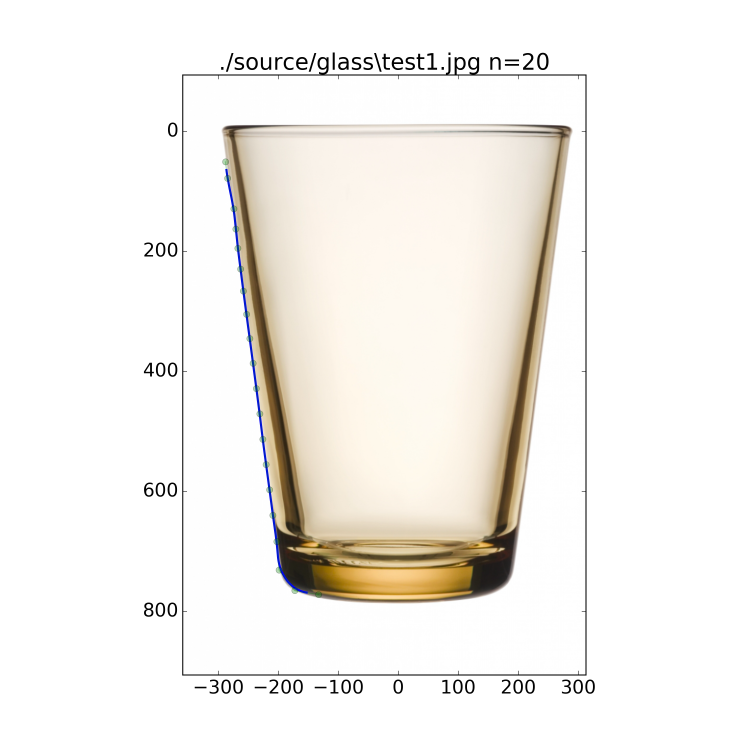
#> input picture results/1-13/glass/n_control_points = 20/im/test1.png, 3000 x 3000 px (shown at 1/4 size)
$ python -i glass.py   (imports and definitions only)   (Python 2 division)   (older library calls are emulated)
#> lines starting #> are read from the running program, lines starting #| are printed output that depends on the picture
#> further down, picture is the input picture: shape (3000, 3000, 3); mean B, G, R 236.7, 241.1, 243.9
"""
Takes in a set of image files of glassware and fits a b-spline regression curve
to the main side curve of the object.

Usage: python glass.py

Author(s): Mark Fuge (fuge@umd.edu)
"""
import numpy as np
import cv2
from uniform_bspline import UniformBSpline
from fit_uniform_bspline import UniformBSplineLeastSquaresOptimiser
from scipy.spatial.distance import cdist
from matplotlib import pyplot as plt
from matplotlib._png import read_png
from matplotlib.offsetbox import TextArea, DrawingArea, OffsetImage, \
     AnnotationBbox
from matplotlib.lines import Line2D
import matplotlib.image as mpimg

import pdb
from mpl_toolkits.mplot3d import Axes3D
from mpl_toolkits.mplot3d import proj3d
from PIL import Image
import os
import glob
import sys
import math
import ConfigParser

from pylab import *

# [28 lines left out: functions iplot, rescale_image, blur_image, threshold_image, not called in this run]

def clean_thresholded_image(im):
    # Now that we have a thresholded image, we need to manipulate it a bit to
    # remove various irregularities in the image (pockets, weird edges, etc.)
    # This is done using Morphology operations. Currently the kernels are hand-
    # tuned. There may be some better way to do this in the future. This section
    # in the code is by far the most brittle, and has the biggest affect on the
    # quality of the results.
    skernel = np.ones((2,2),np.uint8) #small square kernel used for erosion
    # First erode the image a bit
    #erosion = cv2.erode(thresh, skernel,iterations = 1) #refines all edges in the binary image
    # Do a few iterations of opening and closing to smooth things out
    # There must be a better way to do this than how I'm doing it now, but this
    # seemed to be a quick way to get it to work well enough for my purposes
    opening = cv2.morphologyEx(im, cv2.MORPH_OPEN, skernel,iterations=3)
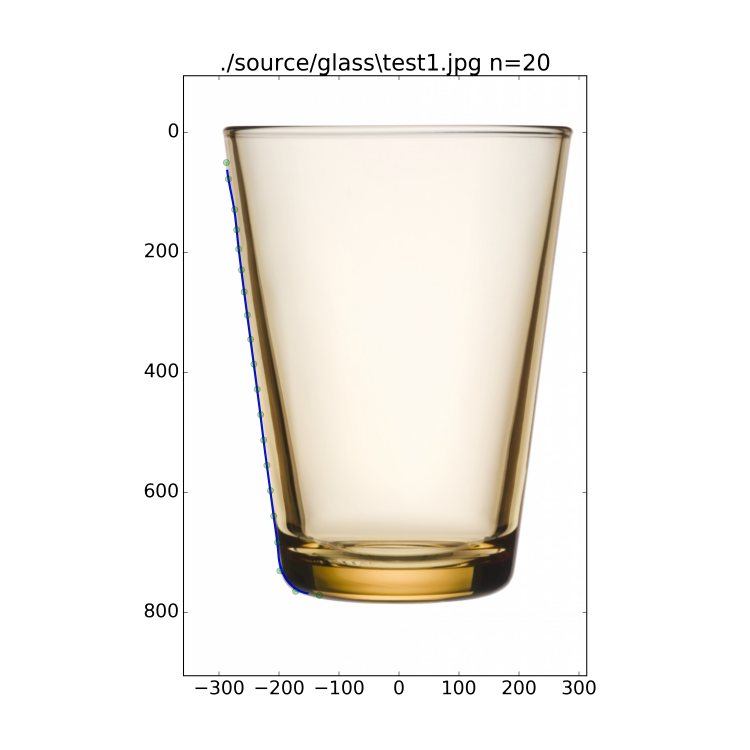
#> opening: shape (3000, 3000, 3) (shown at 1/4 size); mean B, G, R 236.6, 241, 243.9
    closing = cv2.morphologyEx(opening, cv2.MORPH_CLOSE, skernel,iterations=3)
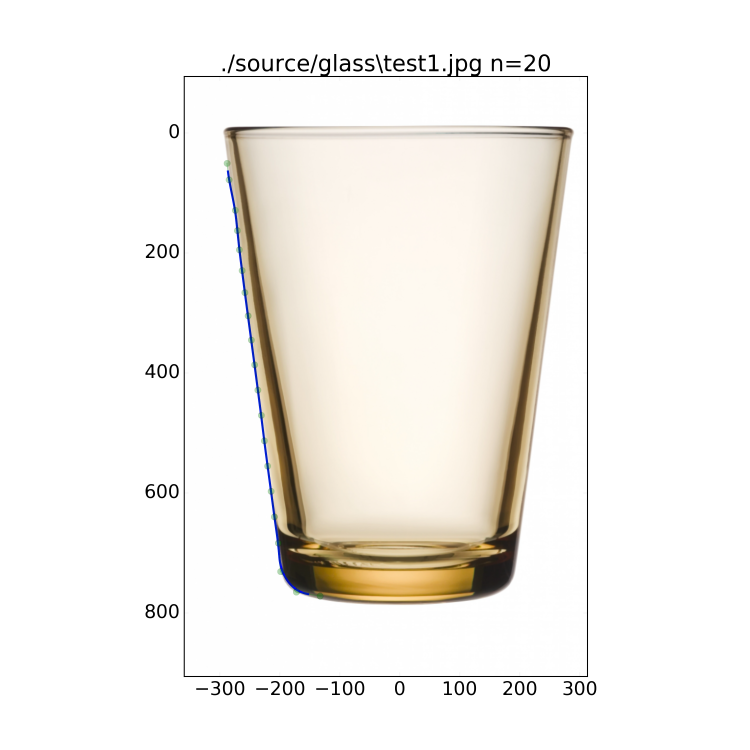
#> closing: shape (3000, 3000, 3) (shown at 1/4 size); mean B, G, R 236.7, 241.1, 243.9
    opening = cv2.morphologyEx(closing, cv2.MORPH_OPEN, skernel,iterations=3)
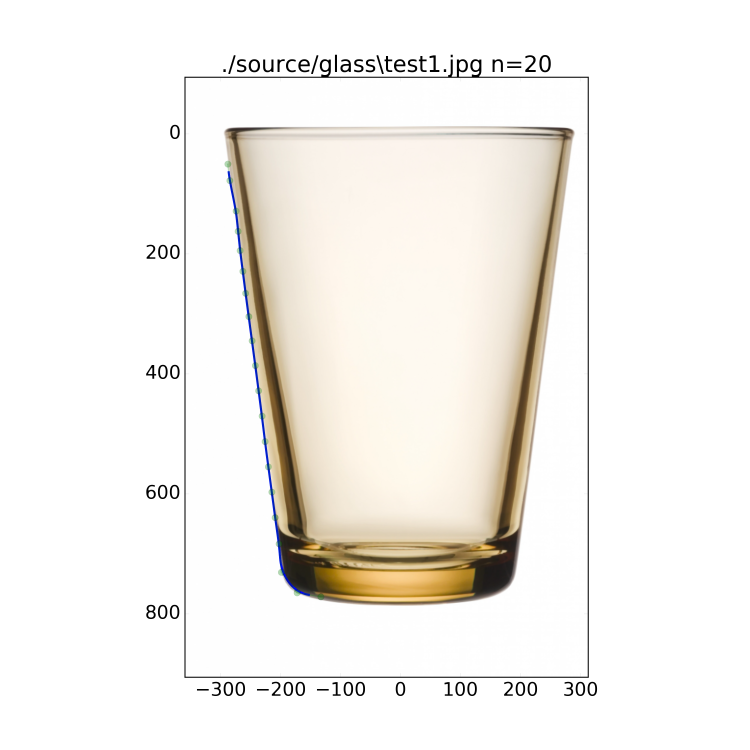
#> opening: shape (3000, 3000, 3) (shown at 1/4 size); mean B, G, R 236.7, 241.1, 243.9
    closing = cv2.morphologyEx(opening, cv2.MORPH_CLOSE, skernel,iterations=3)
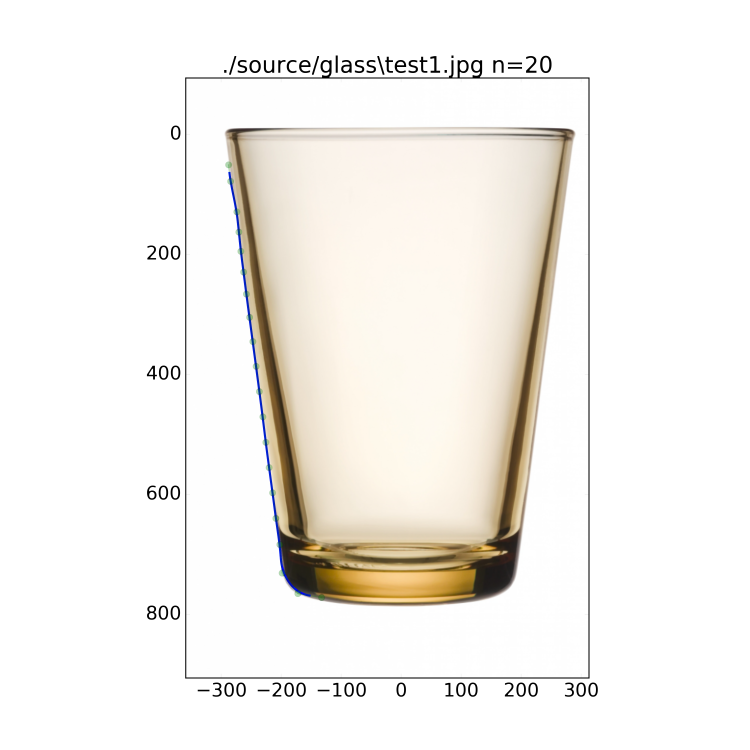
#> closing: shape (3000, 3000, 3) (shown at 1/4 size); mean B, G, R 236.7, 241.1, 243.9
    # [7 lines of commented-out code are left out]
    return closing

# [279 lines left out: functions get_shape_contour, get_one_side_of_glass, trim_glass_contour_edges, resample_glass_side_contour, clean_glass_contour, fit_bspline and 2 more, not called in this run]


# [26 lines not run here, left out]

>>> import cv2
>>> picture = cv2.imread('results/1-13/glass/n_control_points = 20/im/test1.png')
>>> result = clean_thresholded_image(picture)

$ run again, on results/1-13/glass/n_control_points = 20/im/test3.png
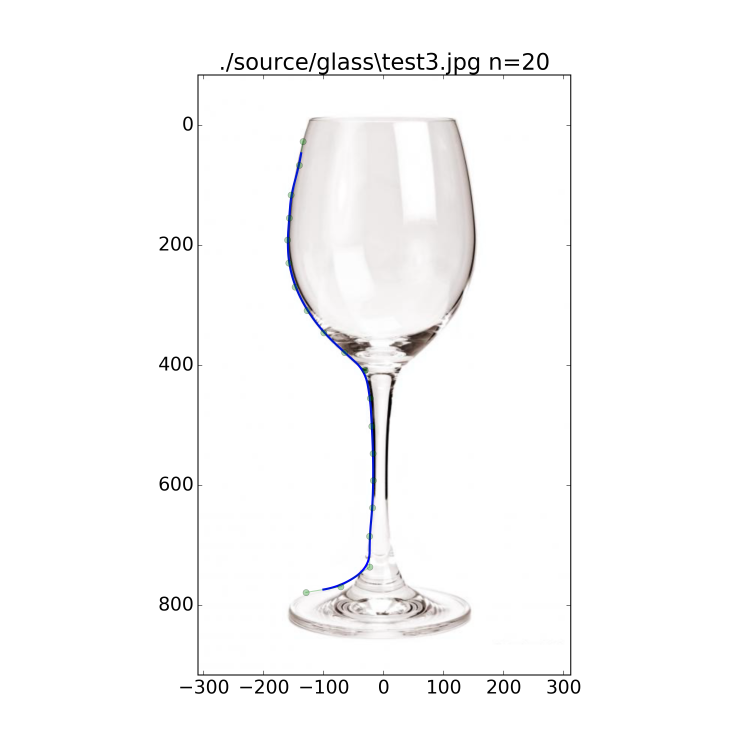
#> input picture results/1-13/glass/n_control_points = 20/im/test3.png, 3000 x 3000 px (shown at 1/4 size)
#> picture is the input picture: shape (3000, 3000, 3); mean B, G, R 249.5, 249.3, 249.5
#> in clean_thresholded_image, `opening = cv2.morphologyEx(closing, cv2.MORPH_OPEN, skernel,iterations..`:
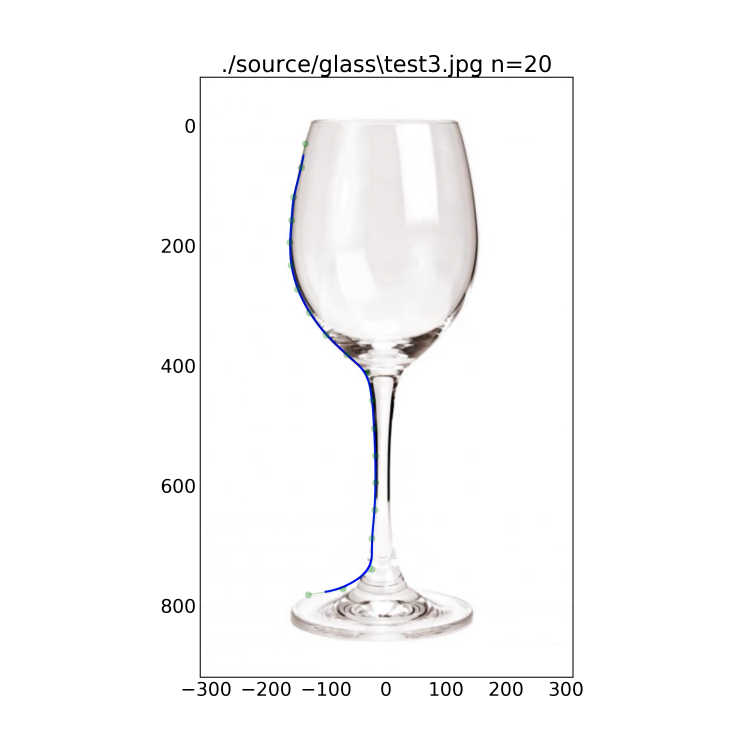
#> opening: shape (3000, 3000, 3) (shown at 1/4 size); mean B, G, R 249.5, 249.3, 249.6
#> in clean_thresholded_image, `closing = cv2.morphologyEx(opening, cv2.MORPH_CLOSE, skernel,iteration..`:
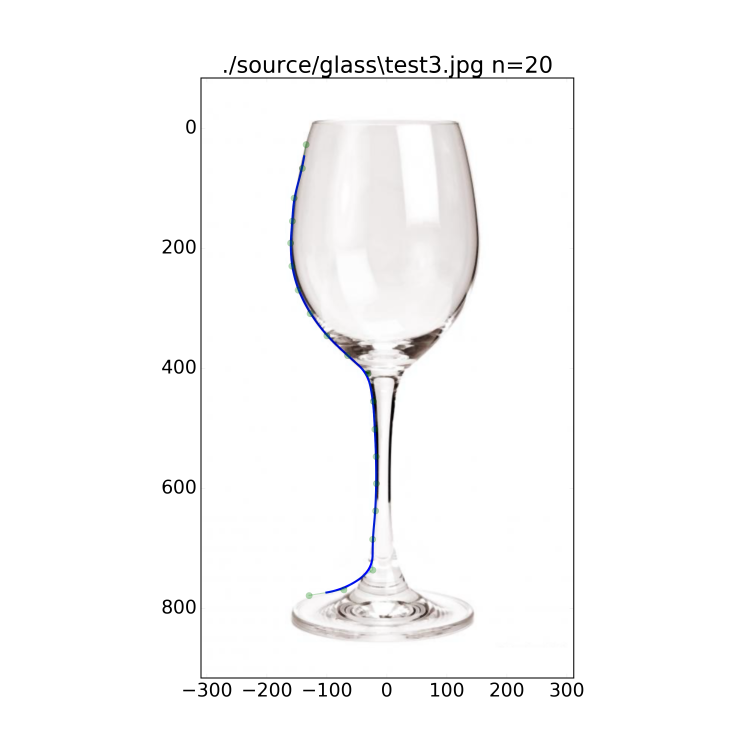
#> closing: shape (3000, 3000, 3) (shown at 1/4 size); mean B, G, R 249.5, 249.3, 249.6

$ run again, on results/1-13/glass/n_control_points = 20/im/test5.png
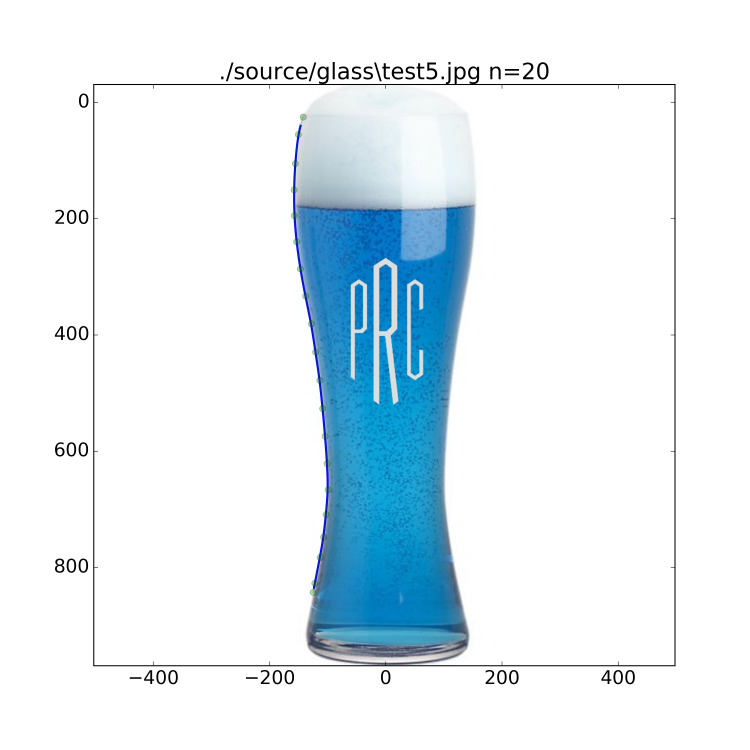
#> input picture results/1-13/glass/n_control_points = 20/im/test5.png, 3000 x 3000 px (shown at 1/4 size)
#> picture is the input picture: shape (3000, 3000, 3); mean B, G, R 244.1, 238, 226.8
#> in clean_thresholded_image, `opening = cv2.morphologyEx(closing, cv2.MORPH_OPEN, skernel,iterations..`:
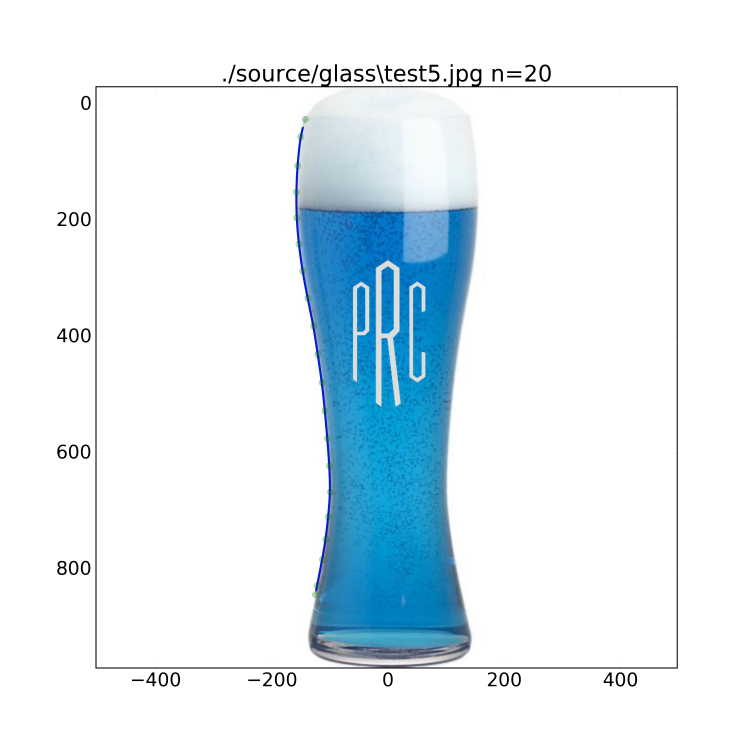
#> opening: shape (3000, 3000, 3) (shown at 1/4 size); mean B, G, R 244.1, 238, 226.8
#> in clean_thresholded_image, `closing = cv2.morphologyEx(opening, cv2.MORPH_CLOSE, skernel,iteration..`:
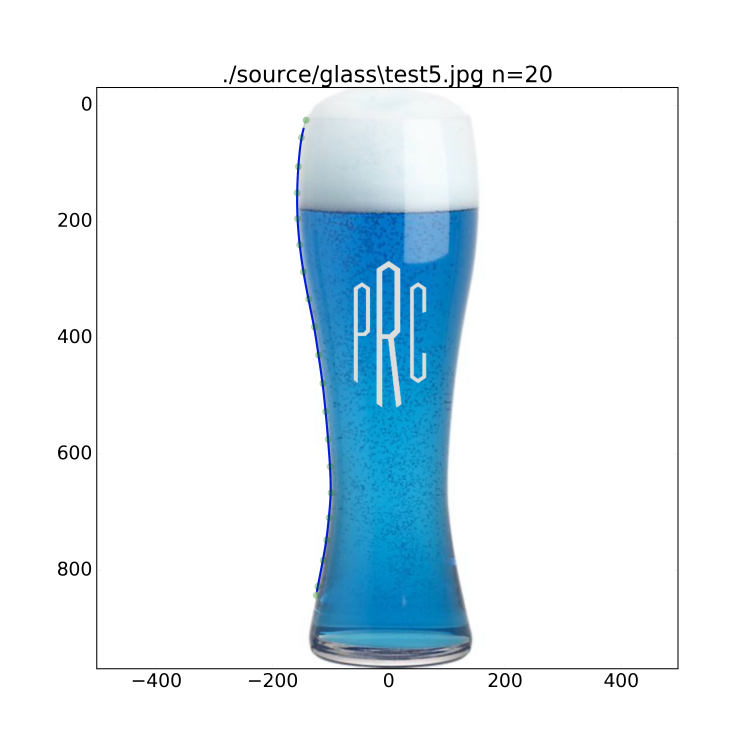
#> closing: shape (3000, 3000, 3) (shown at 1/4 size); mean B, G, R 244.1, 238, 226.8
